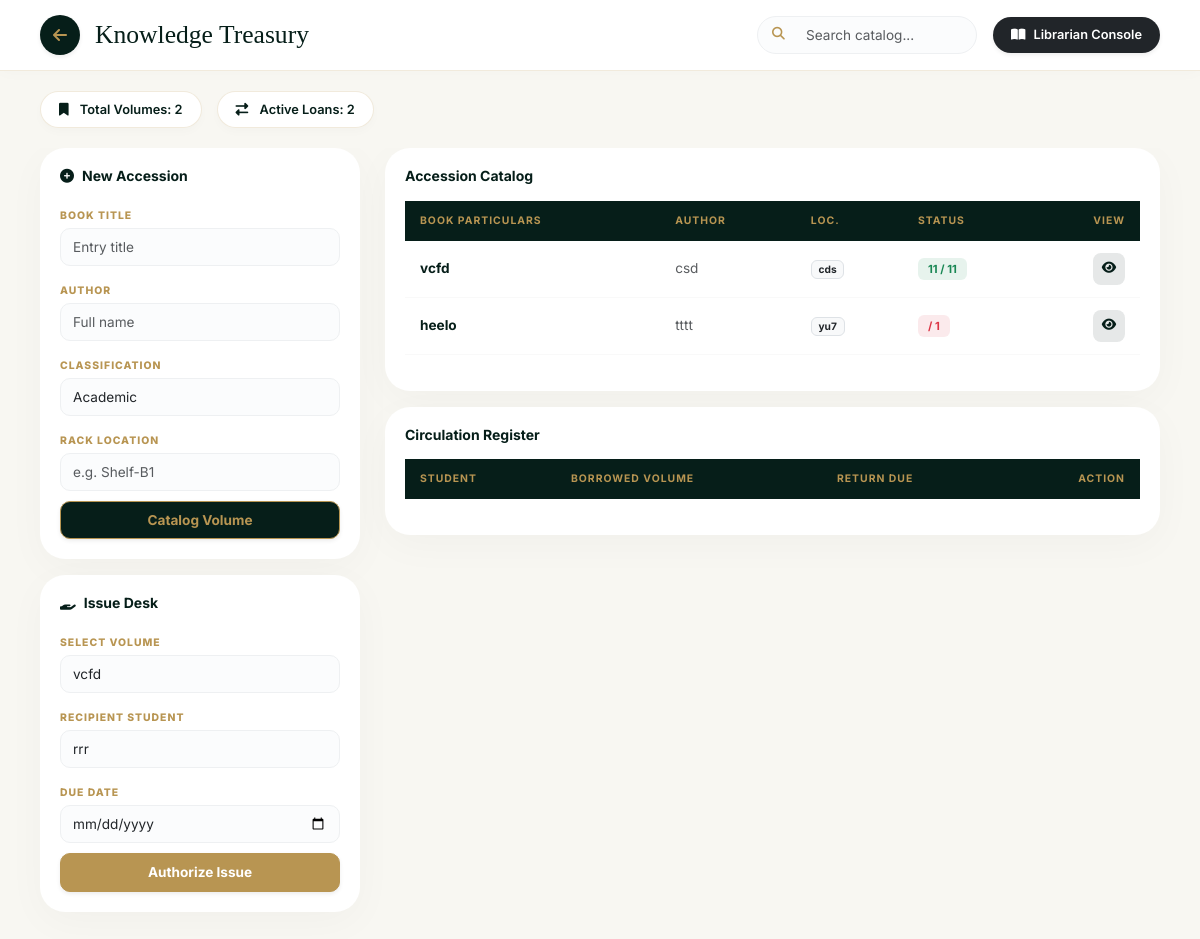
/index.php/library, run on the app's committed database.
### tables this page shows
CREATE TABLE `books` (
  `id` int(11) NOT NULL,
  `title` varchar(255) NOT NULL,
  `author` varchar(100) DEFAULT NULL,
  `category` varchar(50) DEFAULT NULL,
  `isbn` varchar(50) DEFAULT NULL,
  `rack_no` varchar(20) DEFAULT NULL,
  `quantity` int(11) DEFAULT 1,
  `available_qty` int(11) DEFAULT 1
);

### application/controllers/Library.php (called while the page is built, shortened)
<?php
class Library extends CI_Controller {
    public function __construct() {
        $this->load->model(array('Library_model', 'Student_model'));
    }
    public function index() {
        $data['books'] = $this->Library_model->get_books();
        $data['issued'] = $this->Library_model->get_issued_books();
        $data['students'] = $this->Student_model->get_students();
        $this->load->view('library_management', $data);
    }
}

### index.php (called while the page is built, shortened)
<?php
require_once BASEPATH.'core/CodeIgniter.php';

### application/models/Library_model.php (called while the page is built, shortened)
<?php
class Library_model extends CI_Model {
    public function get_books() {
        return $this->db->get('books')->result_array();
    }
    public function get_issued_books() {
        $this->db->select('library_issue.*, students.first_name, books.title as book_title');
        $this->db->from('library_issue');
        $this->db->join('students', 'students.id = library_issue.student_id');
        $this->db->join('books', 'books.id = library_issue.book_id');
        return $this->db->get()->result_array();
    }
}

### application/models/Student_model.php (called while the page is built, shortened)
<?php
class Student_model extends CI_Model {
    public function get_students() {
        return $this->db->get('students')->result_array();
    }
}

### application/views/library_management.php (the view, shortened to what this page needs)
<!DOCTYPE html>
<html lang="en">
<head>
    <link href="https://cdn.jsdelivr.net/npm/bootstrap@5.3.0/dist/css/bootstrap.min.css" rel="stylesheet">
    <link rel="stylesheet" href="https://cdnjs.cloudflare.com/ajax/libs/font-awesome/6.4.0/css/all.min.css">
</head>
<body>
    <div class="page-header">
        <div class="d-flex align-items-center">
            <a href="<?= site_url('dashboard') ?>" class="back-circle shadow-sm"><i class="fa fa-arrow-left"></i></a>
            <h2>Knowledge Treasury</h2>
        </div>
        <div class="d-flex align-items-center">
            <div class="position-relative me-3">
                <i class="fa fa-search position-absolute" style="left:15px; top:12px; color:var(--gold); font-size: 0.8rem;"></i>
                <input type="text" id="librarySearch" class="form-control ps-5 mb-0" placeholder="Search catalog..." style="border-radius:50px; width:220px; height: 38px;" onkeyup="filterLibrary()">
            </div>
            <div class="stat-pill border-0 bg-dark text-white py-2 shadow-sm">
                <i class="fa fa-book-open me-2 text-gold"></i>Librarian Console
            </div>
        </div>
    </div>
    <div class="stats-row">
        <div class="stat-pill"><i class="fa fa-bookmark me-2 text-gold"></i> Total Volumes: <?= count($books) ?></div>
        <div class="stat-pill"><i class="fa fa-exchange-alt me-2 text-gold"></i> Active Loans: <?= count($issued) ?></div>
    </div>
    <div class="main-container">
        <div class="d-flex flex-column gap-3">
            <div class="glass-card">
                <h6 class="fw-bold mb-3 small" style="color: var(--forest-green);"><i class="fa fa-plus-circle me-2"></i>New Accession</h6>
                <form action="<?= site_url('library/add_book') ?>" method="POST">
                    <label class="form-label">Book Title</label>
                    <input type="text" name="title" class="form-control" placeholder="Entry title" required>
                    <label class="form-label">Author</label>
                    <input type="text" name="author" class="form-control" placeholder="Full name">
                    <label class="form-label">Classification</label>
                    <select name="category" class="form-select">
                        <option>Academic</option><option>Fiction</option><option>Reference</option>
                    </select>
                    <label class="form-label">Rack Location</label>
                    <input type="text" name="rack_no" class="form-control" placeholder="e.g. Shelf-B1">
                    <button class="btn btn-royal shadow-sm">Catalog Volume</button>
                </form>
            </div>
            <div class="glass-card">
                <h6 class="fw-bold mb-3 small" style="color: var(--forest-green);"><i class="fa fa-hand-holding me-2"></i>Issue Desk</h6>
                <form action="<?= site_url('library/issue') ?>" method="POST">
                    <label class="form-label">Select Volume</label>
                    <select name="book_id" class="form-select">
                        <?php foreach($books as $b): if($b['available_qty'] > 0): ?>
                            <option value="<?= $b['id'] ?>"><?= $b['title'] ?></option>
                        <?php endif; endforeach; ?>
                    </select>
                    <label class="form-label">Recipient Student</label>
                    <select name="student_id" class="form-select">
                        <?php foreach($students as $s): ?>
                            <option value="<?= $s['id'] ?>"><?= $s['first_name'] ?></option>
                        <?php endforeach; ?>
                    </select>
                    <label class="form-label">Due Date</label>
                    <input type="date" name="due_date" class="form-control">
                    <button class="btn btn-royal shadow-sm" style="background: var(--gold); border-color: var(--gold); color: white;">Authorize Issue</button>
                </form>
            </div>
        </div>
        <div class="d-flex flex-column gap-3">
            <div class="glass-card">
                <h6 class="fw-bold mb-3 small" style="color: var(--forest-green);">Accession Catalog</h6>
                <table class="table align-middle" id="catalogTable">
                    <thead>
                        <tr>
                            <th>Book Particulars</th>
                            <th>Author</th>
                            <th>Loc.</th>
                            <th>Status</th>
                            <th class="text-end">View</th>
                        </tr>
                    </thead>
                    <tbody>
                        <?php foreach($books as $b): ?>
                        <tr>
                            <td class="fw-bold" style="color: var(--forest-green);"><?= $b['title'] ?></td>
                            <td class="text-muted small"><?= $b['author'] ?></td>
                            <td><span class="badge bg-light text-dark border"><?= $b['rack_no'] ?></span></td>
                            <td>
                                <span class="stock-badge <?= ($b['available_qty']>0)?'bg-instock':'bg-outstock' ?>">
                                    <?= $b['available_qty'] ?> / <?= $b['quantity'] ?>
                                </span>
                            </td>
                            <td class="text-end">
                                <button class="btn-action btn-view" onclick='viewBook(<?= json_encode($b) ?>)'><i class="fa fa-eye"></i></button>
                            </td>
                        </tr>
                        <?php endforeach; ?>
                    </tbody>
                </table>
            </div>
            <div class="glass-card">
                <h6 class="fw-bold mb-3 small" style="color: var(--forest-green);">Circulation Register</h6>
                <table class="table table-sm align-middle">
                    <thead>
                        <tr>
                            <th>Student</th>
                            <th>Borrowed Volume</th>
                            <th>Return Due</th>
                            <th class="text-end">Action</th>
                        </tr>
                    </thead>
                </table>
            </div>
        </div>
    </div>
</body>
</html>

### application/views/library_management.php (style rules this page uses)
:root { --forest-green: #061e19; --gold: #b89552; --cream: #f8f7f2; }
body { background-color: var(--cream); font-family: 'Inter', sans-serif; height: 100vh; overflow: hidden; display: flex; flex-direction: column; }
.page-header { background: white; padding: 15px 40px; box-shadow: 0 2px 15px rgba(0,0,0,0.02); display: flex; align-items: center; justify-content: space-between; flex: 0 0 auto; border-bottom: 1px solid rgba(184, 149, 82, 0.2); }
.back-circle { width: 40px; height: 40px; background: var(--forest-green); color: var(--gold); display: flex; align-items: center; justify-content: center; border-radius: 50%; text-decoration: none; transition: 0.3s; }
h2 { font-family: 'Playfair Display', serif; color: var(--forest-green); margin: 0; margin-left: 15px; font-size: 1.6rem; }
.stats-row { padding: 20px 40px; display: flex; gap: 15px; flex: 0 0 auto; }
.stat-pill { background: white; padding: 8px 18px; border-radius: 50px; box-shadow: 0 4px 10px rgba(0,0,0,0.02); border: 1px solid rgba(184, 149, 82, 0.2); font-size: 0.8rem; font-weight: 600; color: var(--forest-green); }
.main-container { flex: 1; padding: 0 40px 30px 40px; overflow-y: auto; display: grid; grid-template-columns: 320px 1fr; gap: 25px; }
.glass-card { background: white; border-radius: 25px; padding: 20px; box-shadow: 0 10px 40px rgba(0,0,0,0.03); border: none; height: fit-content; }
.form-label { font-size: 0.65rem; font-weight: 800; color: var(--gold); text-transform: uppercase; letter-spacing: 1px; margin-bottom: 4px; }
.form-control, .form-select { border-radius: 10px; border: 1px solid #eef0f2; padding: 8px 12px; font-size: 0.85rem; margin-bottom: 10px; background: #fbfcfd; }
.table thead th { background: var(--forest-green); color: var(--gold); padding: 12px 15px; font-size: 0.65rem; text-transform: uppercase; letter-spacing: 1px; border: none; }
.table tbody td { padding: 12px 15px; vertical-align: middle; border-bottom: 1px solid #f9f9f9; font-size: 0.85rem; }
.stock-badge { padding: 4px 10px; border-radius: 6px; font-size: 0.7rem; font-weight: 700; }
.bg-instock { background: rgba(25, 135, 84, 0.1); color: #198754; }
.bg-outstock { background: rgba(220, 53, 69, 0.1); color: #dc3545; }
.btn-royal { background: var(--forest-green); color: var(--gold); border: 1px solid var(--gold); border-radius: 10px; padding: 8px; font-weight: 700; width: 100%; transition: 0.3s; font-size: 0.85rem; }
.btn-action { width: 32px; height: 32px; border-radius: 8px; display: inline-flex; align-items: center; justify-content: center; transition: 0.2s; border: none; font-size: 0.8rem; }
.btn-view { background: rgba(6, 30, 25, 0.1); color: var(--forest-green); }

### data on the page
books: title "vcfd", author "csd", rack_no "cds", available_qty "11", quantity "11"
books: title "heelo", author "tttt", rack_no "yu7", quantity "1"

### other printed values
count($books) "2"
count($issued) "2"
form field book_id "vcfd"
form field student_id "rrr"
